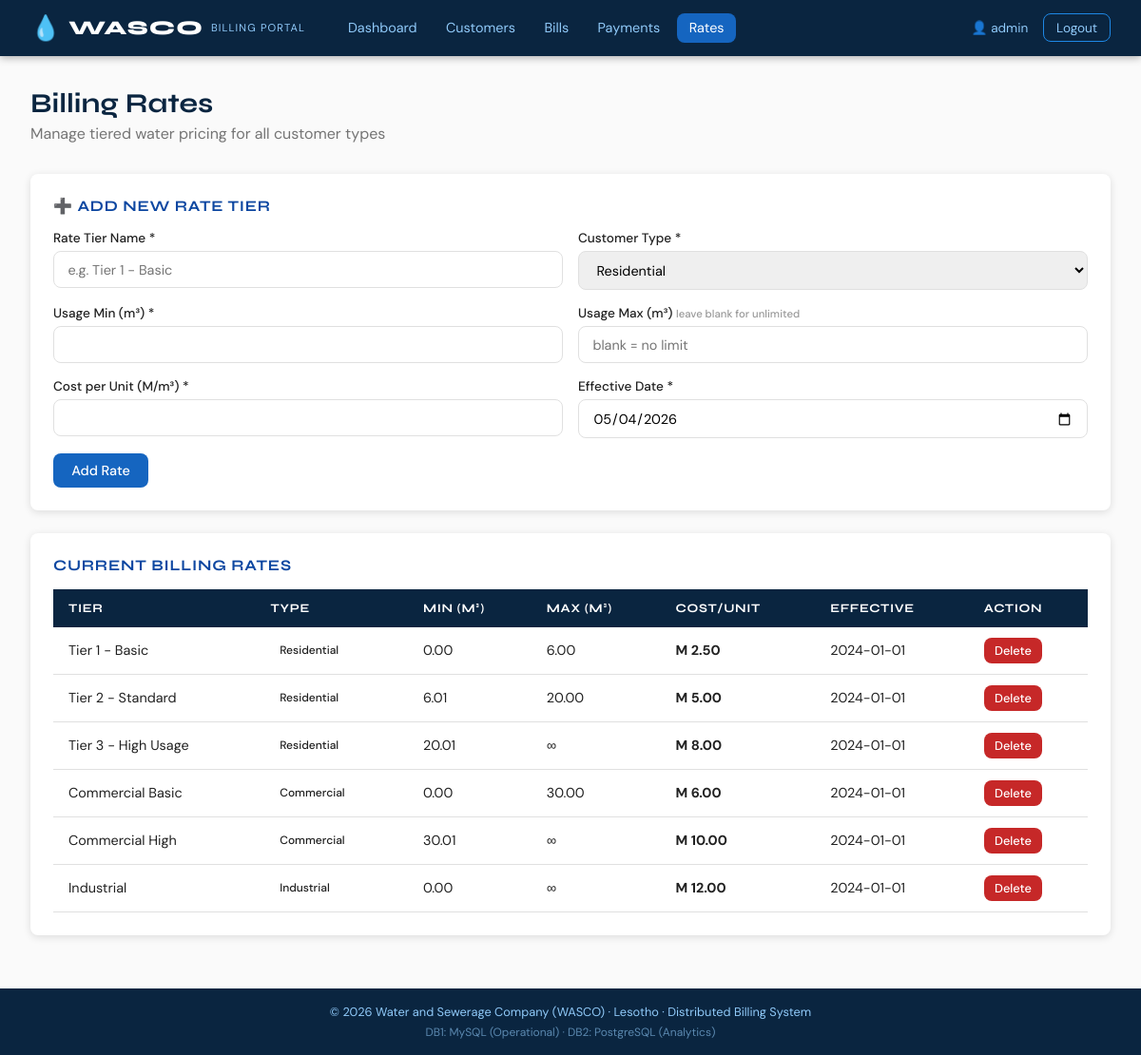
The page /pages/admin/rates.php (signed in) on the database its author committed.
### tables this page shows
CREATE TABLE billing_rates (
    rate_id INT PRIMARY KEY AUTO_INCREMENT,
    rate_tier VARCHAR(50) NOT NULL,
    usage_min DECIMAL(10,2) NOT NULL,
    usage_max DECIMAL(10,2),
    cost_per_unit DECIMAL(10,2) NOT NULL,
    customer_type ENUM('residential','commercial','industrial') DEFAULT 'residential',
    effective_date DATE NOT NULL
);

### pages/admin/rates.php (the view, shortened to what this page needs)
<?php
$db = getDB1();
$rates = $db->query("SELECT * FROM billing_rates ORDER BY customer_type, usage_min")->fetchAll();
include __DIR__ . '/../../includes/header.php';
?>
<div class="page-header">
    <h1>Billing Rates</h1>
    <p>Manage tiered water pricing for all customer types</p>
</div>
<div class="card">
    <div class="card-title">➕ Add New Rate Tier</div>
    <form method="POST">
        <div class="form-row">
            <div class="form-group">
                <label>Rate Tier Name *</label>
                <input type="text" name="rate_tier" placeholder="e.g. Tier 1 - Basic" required>
            </div>
            <div class="form-group">
                <label>Customer Type *</label>
                <select name="customer_type" required>
                    <option value="residential">Residential</option>
                </select>
            </div>
        </div>
        <div class="form-row">
            <div class="form-group">
                <label>Usage Min (m³) *</label>
                <input type="number" name="usage_min" step="0.01" min="0" required>
            </div>
            <div class="form-group">
                <label>Usage Max (m³) <small style="color:#999">leave blank for unlimited</small></label>
                <input type="number" name="usage_max" step="0.01" min="0" placeholder="blank = no limit">
            </div>
        </div>
        <div class="form-row">
            <div class="form-group">
                <label>Cost per Unit (M/m³) *</label>
                <input type="number" name="cost_per_unit" step="0.01" min="0" required>
            </div>
            <div class="form-group">
                <label>Effective Date *</label>
                <input type="date" name="effective_date" required value="<?= date('Y-m-d') ?>">
            </div>
        </div>
        <button type="submit" class="btn btn-primary">Add Rate</button>
    </form>
</div>
<div class="card">
    <div class="card-title">Current Billing Rates</div>
    <div class="table-wrap">
        <table>
            <thead><tr><th>Tier</th><th>Type</th><th>Min (m³)</th><th>Max (m³)</th><th>Cost/Unit</th><th>Effective</th><th>Action</th></tr></thead>
            <tbody>
            <?php foreach ($rates as $r): ?>
            <tr>
                <td><?= htmlspecialchars($r['rate_tier']) ?></td>
                <td><span class="badge badge-<?= $r['customer_type'] ?>"><?= ucfirst($r['customer_type']) ?></span></td>
                <td><?= $r['usage_min'] ?></td>
                <td><?= $r['usage_max'] ?? '∞' ?></td>
                <td><strong>M <?= number_format($r['cost_per_unit'], 2) ?></strong></td>
                <td><?= $r['effective_date'] ?></td>
                <td>
                    <form method="POST" onsubmit="return confirm('Delete this rate?');">
                        <button class="btn btn-danger btn-sm">Delete</button>
                    </form>
                </td>
            </tr>
            <?php endforeach; ?>
            </tbody>
        </table>
    </div>
</div>
<?php include __DIR__ . '/../../includes/footer.php'; ?>

### assets/css/style.css (style rules this page uses)
:root { --blue-900: #0a2540; --blue-700: #0d47a1; --blue-500: #1565c0; --blue-400: #1e88e5; --blue-200: #90caf9; --blue-100: #e3f2fd; --teal: #00796b; --teal-lt: #b2dfdb; --green: #2e7d32; --red: #c62828; --orange: #e65100; --white: #ffffff; --grey-50: #fafafa; --grey-100: #f5f5f5; --grey-300: #e0e0e0; --grey-600: #757575; --grey-900: #212121; --radius: 8px; --shadow: 0 2px 8px rgba(0,0,0,.12); --shadow-md:0 4px 16px rgba(0,0,0,.15); }
* { box-sizing: border-box; margin: 0; padding: 0; }
body { font-family: 'DM Sans', sans-serif; background: var(--grey-50); color: var(--grey-900); min-height: 100vh; display: flex; flex-direction: column; }
h1, h2, h3, h4 { font-family: 'Syne', sans-serif; }
.page-header { margin-bottom: 2rem; }
.page-header h1 { font-size: 1.8rem; color: var(--blue-900); }
.page-header p { color: var(--grey-600); margin-top: .3rem; }
.card { background: white; border-radius: var(--radius); box-shadow: var(--shadow); padding: 1.5rem; margin-bottom: 1.5rem; }
.card-title { font-family: 'Syne', sans-serif; font-weight: 700; font-size: 1rem; color: var(--blue-700); margin-bottom: 1rem; text-transform: uppercase; letter-spacing: .05em; }
.table-wrap { overflow-x: auto; }
table { width: 100%; border-collapse: collapse; font-size: .9rem; }
thead th { background: var(--blue-900); color: white; padding: .75rem 1rem; text-align: left; font-family: 'Syne', sans-serif; font-size: .8rem; letter-spacing: .05em; text-transform: uppercase; }
tbody tr { border-bottom: 1px solid var(--grey-300); transition: background .15s; }
tbody td { padding: .7rem 1rem; }
.badge { display: inline-block; padding: .2rem .6rem; border-radius: 20px; font-size: .75rem; font-weight: 500; }
.form-group { margin-bottom: 1rem; }
.form-group label { display: block; font-size: .85rem; font-weight: 500; margin-bottom: .3rem; color: var(--grey-900); }
.form-group input, .form-group select, .form-group textarea { width: 100%; padding: .6rem .9rem; border: 1px solid var(--grey-300); border-radius: var(--radius); font-family: 'DM Sans', sans-serif; font-size: .9rem; transition: border-color .2s; }
.form-row { display: grid; grid-template-columns: 1fr 1fr; gap: 1rem; }
.btn { display: inline-block; padding: .55rem 1.2rem; border-radius: var(--radius); font-family: 'DM Sans', sans-serif; font-size: .9rem; font-weight: 500; cursor: pointer; border: none; text-decoration: none; transition: opacity .2s, transform .1s; }
.btn-primary { background: var(--blue-500); color: white; }
.btn-danger { background: var(--red); color: white; }
.btn-sm { padding: .3rem .7rem; font-size: .8rem; }

### rows shown on the page
billing_rates: rate_tier "Tier 1 - Basic", customer_type "Residential", usage_min "0.00", usage_max "6.00", cost_per_unit "2.50", effective_date "2024-01-01"
billing_rates: rate_tier "Tier 2 - Standard", customer_type "Residential", usage_min "6.01", usage_max "20.00", cost_per_unit "5.00", effective_date "2024-01-01"
billing_rates: rate_tier "Tier 3 - High Usage", customer_type "Residential", usage_min "20.01", usage_max "∞", cost_per_unit "8.00", effective_date "2024-01-01"
billing_rates: rate_tier "Commercial Basic", customer_type "Commercial", usage_min "0.00", usage_max "30.00", cost_per_unit "6.00", effective_date "2024-01-01"
billing_rates: rate_tier "Commercial High", customer_type "Commercial", usage_min "30.01", usage_max "∞", cost_per_unit "10.00", effective_date "2024-01-01"
billing_rates: rate_tier "Industrial", customer_type "Industrial", usage_min "0.00", usage_max "∞", cost_per_unit "12.00", effective_date "2024-01-01"

### other values the page prints
$name "admin"
